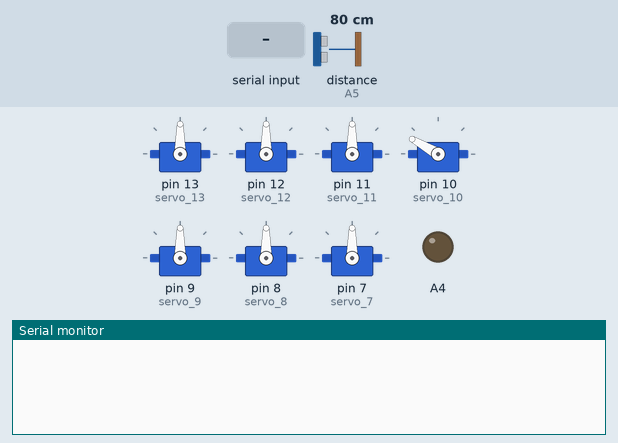
A sketch run on a simulated Arduino Uno, built with avr-gcc and run on an emulated ATmega328P. On the bench: 7 × servo, output pins drawn as LEDs (lit = HIGH), the last lines printed to the serial monitor. Inputs (shaded band) come from the test bench; at power-on: distance to the obstacle (sensor on A5) 80 cm. The echo pulse lasts 58.3 µs per cm.

Above: at 1.2 s.
1.3 s: "90,45\n" received over Serial
At 2.3 s:
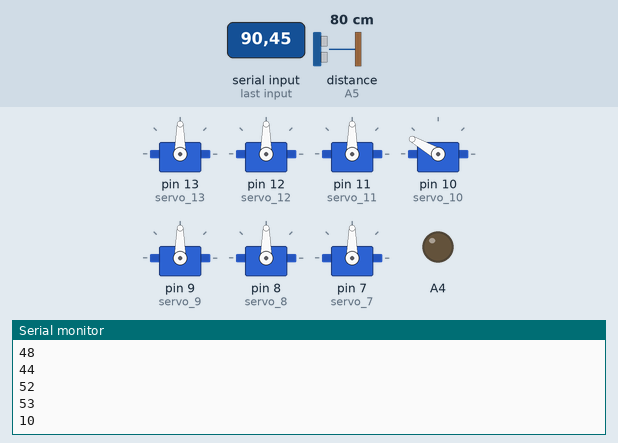
2.8 s: "30,150\n" received over Serial
At 4.0 s:
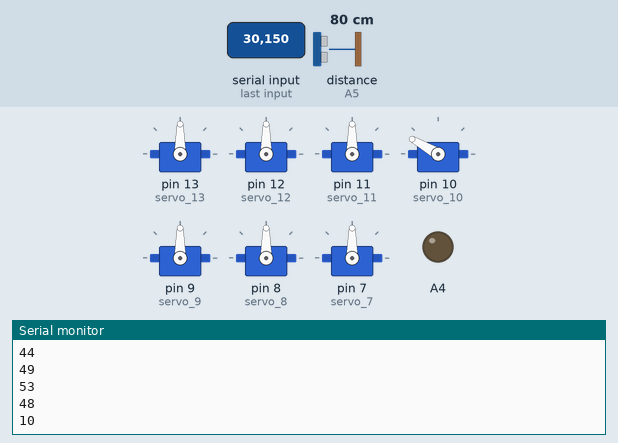
Timing chart, 0 to 5.8 s (numbered marks = the images above; inputs shaded):
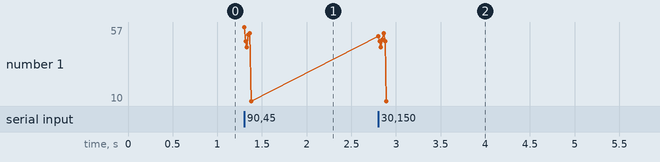

The sketch:

big_eyes.ino
```cpp
#include <Servo.h>
// Bang Hu Part
volatile int item;
Servo servo_13;
Servo servo_12;
Servo servo_11;
Servo servo_10;
Servo servo_9;
Servo servo_8;
Servo servo_7;
volatile int a;

// Yuyan Zhang Part
float checkdistance_A4_A5() {
  digitalWrite(A4, LOW);
  delayMicroseconds(2);
  digitalWrite(A4, HIGH);
  delayMicroseconds(10);
  digitalWrite(A4, LOW);
  float distance = pulseIn(A5, HIGH) / 58.00;
  delay(10);
  return distance;
}

//Bang Hu Part
void setup(){
  item = 0;
  servo_13.attach(13);
  servo_12.attach(12);
  servo_11.attach(11);
  servo_10.attach(10);
  servo_9.attach(9);
  servo_8.attach(8);
  servo_7.attach(7);
  servo_13.write(90);
  delay(0);
  servo_12.write(90);
  delay(0);
  servo_11.write(90);
  delay(0);
  servo_10.write(150);
  delay(0);
  servo_9.write(90);
  delay(0);
  servo_8.write(90);
  delay(0);
  servo_7.write(90);
  delay(0);
  Serial.begin(9600);
  pinMode(A4, OUTPUT);
  pinMode(A5, INPUT);
  a = 0;
}

// Mingquan Yang Part
void loop(){
  if (Serial.available() > 0) {
    item = String(Serial.read()).toInt();
    Serial.println(item);

    // Bang Hu Part
    if (item == 1) {
      for (int i = 1; i <= 3; i = i + (1)) {
        for (int i = 90; i >= 35; i = i + (-1)) {
          servo_9.write(i);
          delay(10);
          servo_8.write(i);
          delay(10);
        }
        for (int i = 35; i <= 145; i = i + (1)) {
          servo_9.write(i);
          delay(10);
          servo_8.write(i);
          delay(10);
        }
        for (int i = 90; i <= 150; i = i + (1)) {
        servo_11.write(i);
        delay(15);
        }
          for (int i = 90; i <= 150; i = i + (1)) {
        servo_10.write(i);
        delay(15);
      }

  //Mingquan Yang Part
        for (int i = 145; i >= 90; i = i + (-1)) {
          servo_9.write(i);
          delay(10);
          servo_8.write(i);
          delay(10);
        }

      for (int i = 150; i >= 90; i = i + (-1)) {
        servo_11.write(i);
        delay(15);
        servo_10.write(i);
        delay(15);
      }


    }

  }

//Yuyan Zhang Part
  if (checkdistance_A4_A5() < 50) {
    for (int i = 90; i <= 150; i = i + (1)) {
      servo_11.write(i);
      delay(15);
    }
    for (int i = 150; i >= 90; i = i + (-1)) {
      servo_11.write(i);
      delay(15);
      servo_10.write(i);
      delay(15);
    }
    for (int i = 90; i <= 150; i = i + (1)) {
      servo_10.write(i);
      delay(15);
    }


  Serial.println(checkdistance_A4_A5());

}
  }
}
```

Measured:
- after the input at 1.3 s, the serial monitor: prints a new line at once (image 1)
- after the input at 2.8 s, the serial monitor: prints a new line at once (image 2)
